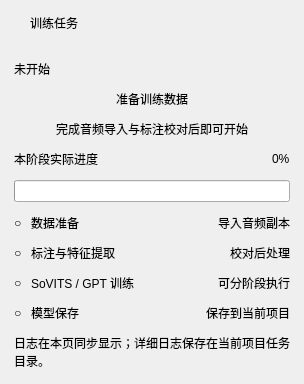
                      <widget class="QFrame" name="trainingTaskCard">
                        <property name="uiCard" stdset="0">
                          <bool>true</bool>
                        </property>
                        <layout class="QVBoxLayout" name="trainingTaskCardLayout">
                          <property name="leftMargin">
                            <number>0</number>
                          </property>
                          <property name="topMargin">
                            <number>0</number>
                          </property>
                          <property name="rightMargin">
                            <number>0</number>
                          </property>
                          <property name="bottomMargin">
                            <number>0</number>
                          </property>
                          <property name="spacing">
                            <number>0</number>
                          </property>
                          <item>
                            <widget class="QWidget" name="trainingTaskCardHeading">
                              <property name="cardHeading" stdset="0">
                                <bool>true</bool>
                              </property>
                              <layout class="QHBoxLayout" name="trainingTaskCardHeadingLayout" stretch="0,1">
                                <property name="leftMargin">
                                  <number>14</number>
                                </property>
                                <property name="topMargin">
                                  <number>14</number>
                                </property>
                                <property name="rightMargin">
                                  <number>14</number>
                                </property>
                                <property name="bottomMargin">
                                  <number>14</number>
                                </property>
                                <property name="spacing">
                                  <number>9</number>
                                </property>
                                <item>
                                  <widget class="QLabel" name="trainingTaskCardIcon">
                                    <property name="text">
                                      <string />
                                    </property>
                                    <property name="iconName" stdset="0">
                                      <string>training</string>
                                    </property>
                                    <property name="maximumSize">
                                      <size>
                                        <width>21</width>
                                        <height>21</height>
                                      </size>
                                    </property>
                                  </widget>
                                </item>
                                <item>
                                  <widget class="QLabel" name="trainingTaskCardTitle">
                                    <property name="text">
                                      <string>训练任务</string>
                                    </property>
                                    <property name="cardTitle" stdset="0">
                                      <bool>true</bool>
                                    </property>
                                  </widget>
                                </item>
                              </layout>
                            </widget>
                          </item>
                          <item>
                            <widget class="QWidget" name="trainingTaskCardBody">
                              <layout class="QVBoxLayout" name="trainingTaskCardBodyLayout">
                                <property name="leftMargin">
                                  <number>14</number>
                                </property>
                                <property name="topMargin">
                                  <number>14</number>
                                </property>
                                <property name="rightMargin">
                                  <number>14</number>
                                </property>
                                <property name="bottomMargin">
                                  <number>14</number>
                                </property>
                                <property name="spacing">
                                  <number>12</number>
                                </property>
                                <item>
                                  <widget class="QLabel" name="trainingTaskState">
                                    <property name="text">
                                      <string>未开始</string>
                                    </property>
                                  </widget>
                                </item>
                                <item>
                                  <widget class="QLabel" name="trainingEmptyTitle">
                                    <property name="text">
                                      <string>准备训练数据</string>
                                    </property>
                                    <property name="alignment">
                                      <set>Qt::AlignmentFlag::AlignCenter</set>
                                    </property>
                                  </widget>
                                </item>
                                <item>
                                  <widget class="QLabel" name="trainingEmptyHint">
                                    <property name="text">
                                      <string>完成音频导入与标注校对后即可开始</string>
                                    </property>
                                    <property name="tone" stdset="0">
                                      <string>muted</string>
                                    </property>
                                    <property name="wordWrap">
                                      <bool>true</bool>
                                    </property>
                                    <property name="alignment">
                                      <set>Qt::AlignmentFlag::AlignCenter</set>
                                    </property>
                                  </widget>
                                </item>
                                <item>
                                  <widget class="QWidget" name="trainingProgressRow">
                                    <layout class="QHBoxLayout" name="trainingProgressRowLayout" stretch="1,0">
                                      <property name="leftMargin">
                                        <number>0</number>
                                      </property>
                                      <property name="topMargin">
                                        <number>0</number>
                                      </property>
                                      <property name="rightMargin">
                                        <number>0</number>
                                      </property>
                                      <property name="bottomMargin">
                                        <number>0</number>
                                      </property>
                                      <property name="spacing">
                                        <number>10</number>
                                      </property>
                                      <item>
                                        <widget class="QLabel" name="trainingProgressCaption">
                                          <property name="text">
                                            <string>本阶段实际进度</string>
                                          </property>
                                        </widget>
                                      </item>
                                      <item>
                                        <widget class="QLabel" name="trainingProgressValue">
                                          <property name="text">
                                            <string>0%</string>
                                          </property>
                                        </widget>
                                      </item>
                                    </layout>
                                  </widget>
                                </item>
                                <item>
                                  <widget class="QProgressBar" name="trainingProgress">
                                    <property name="value">
                                      <number>0</number>
                                    </property>
                                    <property name="textVisible">
                                      <bool>false</bool>
                                    </property>
                                  </widget>
                                </item>
                                <item>
                                  <widget class="QWidget" name="trainingTaskStage1">
                                    <layout class="QHBoxLayout" name="trainingTaskStage1Layout" stretch="0,1,0">
                                      <property name="leftMargin">
                                        <number>0</number>
                                      </property>
                                      <property name="topMargin">
                                        <number>0</number>
                                      </property>
                                      <property name="rightMargin">
                                        <number>0</number>
                                      </property>
                                      <property name="bottomMargin">
                                        <number>0</number>
                                      </property>
                                      <property name="spacing">
                                        <number>9</number>
                                      </property>
                                      <item>
                                        <widget class="QLabel" name="trainingTaskMark1">
                                          <property name="text">
                                            <string>○</string>
                                          </property>
                                          <property name="tone" stdset="0">
                                            <string>muted</string>
                                          </property>
                                          <property name="trainingTaskMark" stdset="0">
                                            <bool>true</bool>
                                          </property>
                                        </widget>
                                      </item>
                                      <item>
                                        <widget class="QLabel" name="trainingTaskTitle1">
                                          <property name="text">
                                            <string>数据准备</string>
                                          </property>
                                        </widget>
                                      </item>
                                      <item>
                                        <widget class="QLabel" name="trainingTaskStatus1">
                                          <property name="text">
                                            <string>导入音频副本</string>
                                          </property>
                                          <property name="tone" stdset="0">
                                            <string>muted</string>
                                          </property>
                                        </widget>
                                      </item>
                                    </layout>
                                  </widget>
                                </item>
                                <item>
                                  <widget class="QWidget" name="trainingTaskStage2">
                                    <layout class="QHBoxLayout" name="trainingTaskStage2Layout" stretch="0,1,0">
                                      <property name="leftMargin">
                                        <number>0</number>
                                      </property>
                                      <property name="topMargin">
                                        <number>0</number>
                                      </property>
                                      <property name="rightMargin">
                                        <number>0</number>
                                      </property>
                                      <property name="bottomMargin">
                                        <number>0</number>
                                      </property>
                                      <property name="spacing">
                                        <number>9</number>
                                      </property>
                                      <item>
                                        <widget class="QLabel" name="trainingTaskMark2">
                                          <property name="text">
                                            <string>○</string>
                                          </property>
                                          <property name="tone" stdset="0">
                                            <string>muted</string>
                                          </property>
                                          <property name="trainingTaskMark" stdset="0">
                                            <bool>true</bool>
                                          </property>
                                        </widget>
                                      </item>
                                      <item>
                                        <widget class="QLabel" name="trainingTaskTitle2">
                                          <property name="text">
                                            <string>标注与特征提取</string>
                                          </property>
                                        </widget>
                                      </item>
                                      <item>
                                        <widget class="QLabel" name="trainingTaskStatus2">
                                          <property name="text">
                                            <string>校对后处理</string>
                                          </property>
                                          <property name="tone" stdset="0">
                                            <string>muted</string>
                                          </property>
                                        </widget>
                                      </item>
                                    </layout>
                                  </widget>
                                </item>
                                <item>
                                  <widget class="QWidget" name="trainingTaskStage3">
                                    <layout class="QHBoxLayout" name="trainingTaskStage3Layout" stretch="0,1,0">
                                      <property name="leftMargin">
                                        <number>0</number>
                                      </property>
                                      <property name="topMargin">
                                        <number>0</number>
                                      </property>
                                      <property name="rightMargin">
                                        <number>0</number>
                                      </property>
                                      <property name="bottomMargin">
                                        <number>0</number>
                                      </property>
                                      <property name="spacing">
                                        <number>9</number>
                                      </property>
                                      <item>
                                        <widget class="QLabel" name="trainingTaskMark3">
                                          <property name="text">
                                            <string>○</string>
                                          </property>
                                          <property name="tone" stdset="0">
                                            <string>muted</string>
                                          </property>
                                          <property name="trainingTaskMark" stdset="0">
                                            <bool>true</bool>
                                          </property>
                                        </widget>
                                      </item>
                                      <item>
                                        <widget class="QLabel" name="trainingTaskTitle3">
                                          <property name="text">
                                            <string>SoVITS / GPT 训练</string>
                                          </property>
                                        </widget>
                                      </item>
                                      <item>
                                        <widget class="QLabel" name="trainingTaskStatus3">
                                          <property name="text">
                                            <string>可分阶段执行</string>
                                          </property>
                                          <property name="tone" stdset="0">
                                            <string>muted</string>
                                          </property>
                                        </widget>
                                      </item>
                                    </layout>
                                  </widget>
                                </item>
                                <item>
                                  <widget class="QWidget" name="trainingTaskStage4">
                                    <layout class="QHBoxLayout" name="trainingTaskStage4Layout" stretch="0,1,0">
                                      <property name="leftMargin">
                                        <number>0</number>
                                      </property>
                                      <property name="topMargin">
                                        <number>0</number>
                                      </property>
                                      <property name="rightMargin">
                                        <number>0</number>
                                      </property>
                                      <property name="bottomMargin">
                                        <number>0</number>
                                      </property>
                                      <property name="spacing">
                                        <number>9</number>
                                      </property>
                                      <item>
                                        <widget class="QLabel" name="trainingTaskMark4">
                                          <property name="text">
                                            <string>○</string>
                                          </property>
                                          <property name="tone" stdset="0">
                                            <string>muted</string>
                                          </property>
                                          <property name="trainingTaskMark" stdset="0">
                                            <bool>true</bool>
                                          </property>
                                        </widget>
                                      </item>
                                      <item>
                                        <widget class="QLabel" name="trainingTaskTitle4">
                                          <property name="text">
                                            <string>模型保存</string>
                                          </property>
                                        </widget>
                                      </item>
                                      <item>
                                        <widget class="QLabel" name="trainingTaskStatus4">
                                          <property name="text">
                                            <string>保存到当前项目</string>
                                          </property>
                                          <property name="tone" stdset="0">
                                            <string>muted</string>
                                          </property>
                                        </widget>
                                      </item>
                                    </layout>
                                  </widget>
                                </item>
                                <item>
                                  <widget class="QLabel" name="trainingLogHint">
                                    <property name="text">
                                    <string>日志在本页同步显示；详细日志保存在当前项目任务目录。</string>
                                    </property>
                                    <property name="tone" stdset="0">
                                      <string>muted</string>
                                    </property>
                                    <property name="wordWrap">
                                      <bool>true</bool>
                                    </property>
                                  </widget>
                                </item>
                              </layout>
                            </widget>
                          </item>
                        </layout>
                      </widget>
